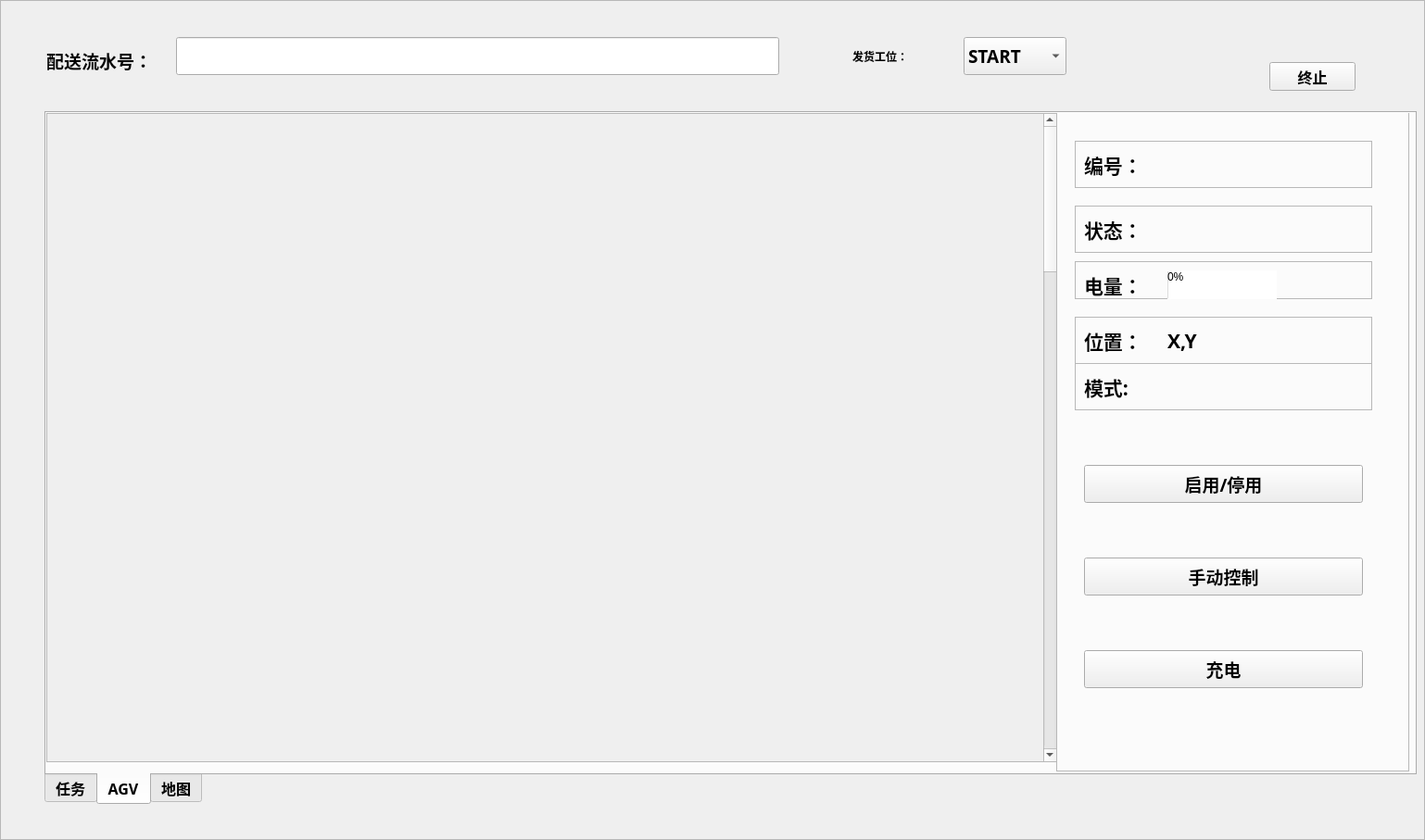
<?xml version="1.0" encoding="UTF-8"?>
<ui version="4.0">
 <class>MaterialFlowFrame</class>
 <widget class="QFrame" name="MaterialFlowFrame">
  <property name="geometry">
   <rect>
    <x>0</x>
    <y>0</y>
    <width>1538</width>
    <height>907</height>
   </rect>
  </property>
  <property name="windowTitle">
   <string>Frame</string>
  </property>
  <property name="styleSheet">
   <string notr="true">QToolTip
{
    border: 1px solid #76797C;
    background-color: rgb(90, 102, 117);;
    color: white;
    padding: 5px;
    opacity: 200;
}

QWidget
{
    color: #eff0f1;
    background-color: #31363b;
    selection-background-color:#3daee9;
    selection-color: #eff0f1;
    background-clip: border;
    border-image: none;
    outline: 0;
}

QWidget:item:hover
{
    background-color: #3daee9;
    color: #eff0f1;
}

QWidget:item:selected
{
    background-color: #3daee9;
}

QCheckBox
{
    spacing: 5px;
    outline: none;
    color: #eff0f1;
    margin-bottom: 2px;
}

QCheckBox:disabled
{
    color: #76797C;
}

QCheckBox::indicator,
QGroupBox::indicator
{
    width: 18px;
    height: 18px;
}
QGroupBox::indicator
{
    margin-left: 2px;
}

QCheckBox::indicator:unchecked
{
    image: url(:/qss_icons/rc/checkbox_unchecked.png);
}

QCheckBox::indicator:unchecked:hover,
QCheckBox::indicator:unchecked:focus,
QCheckBox::indicator:unchecked:pressed,
QGroupBox::indicator:unchecked:hover,
QGroupBox::indicator:unchecked:focus,
QGroupBox::indicator:unchecked:pressed
{
  border: none;
    image: url(:/qss_icons/rc/checkbox_unchecked_focus.png);
}

QCheckBox::indicator:checked
{
    image: url(:/qss_icons/rc/checkbox_checked.png);
}

QCheckBox::indicator:checked:hover,
QCheckBox::indicator:checked:focus,
QCheckBox::indicator:checked:pressed,
QGroupBox::indicator:checked:hover,
QGroupBox::indicator:checked:focus,
QGroupBox::indicator:checked:pressed
{
  border: none;
    image: url(:/qss_icons/rc/checkbox_checked_focus.png);
}


QCheckBox::indicator:indeterminate
{
    image: url(:/qss_icons/rc/checkbox_indeterminate.png);
}

QCheckBox::indicator:indeterminate:focus,
QCheckBox::indicator:indeterminate:hover,
QCheckBox::indicator:indeterminate:pressed
{
    image: url(:/qss_icons/rc/checkbox_indeterminate_focus.png);
}

QCheckBox::indicator:checked:disabled,
QGroupBox::indicator:checked:disabled
{
    image: url(:/qss_icons/rc/checkbox_checked_disabled.png);
}

QCheckBox::indicator:unchecked:disabled,
QGroupBox::indicator:unchecked:disabled
{
    image: url(:/qss_icons/rc/checkbox_unchecked_disabled.png);
}


QMenuBar
{
    background-color: #31363b;
    color: #eff0f1;
}

QMenuBar::item
{
    background: transparent;
}

QMenuBar::item:selected
{
    background: transparent;
    border: 1px solid #76797C;
}

QMenuBar::item:pressed
{
    border: 1px solid #76797C;
    background-color: #3daee9;
    color: #eff0f1;
    margin-bottom:-1px;
    padding-bottom:1px;
}

QMenu
{
    border: 1px solid #76797C;
   
    margin: 2px;
}

QMenu::icon
{
    margin: 5px;
}

QMenu::item
{
    padding: 5px 30px 5px 30px;
    margin-left: 5px;
    border: 1px solid transparent; /* reserve space for selection border */
}

QMenu::item:selected
{
    color: #eff0f1;
}

QMenu::separator {
    height: 2px;
    background: lightblue;
    margin-left: 10px;
    margin-right: 5px;
}

QMenu::indicator {
    width: 18px;
    height: 18px;
}

/* non-exclusive indicator = check box style indicator
   (see QActionGroup::setExclusive) */
QMenu::indicator:non-exclusive:unchecked {
    image: url(:/qss_icons/rc/checkbox_unchecked.png);
}

QMenu::indicator:non-exclusive:unchecked:selected {
    image: url(:/qss_icons/rc/checkbox_unchecked_disabled.png);
}

QMenu::indicator:non-exclusive:checked {
    image: url(:/qss_icons/rc/checkbox_checked.png);
}

QMenu::indicator:non-exclusive:checked:selected {
    image: url(:/qss_icons/rc/checkbox_checked_disabled.png);
}

/* exclusive indicator = radio button style indicator (see QActionGroup::setExclusive) */
QMenu::indicator:exclusive:unchecked {
    image: url(:/qss_icons/rc/radio_unchecked.png);
}

QMenu::indicator:exclusive:unchecked:selected {
    image: url(:/qss_icons/rc/radio_unchecked_disabled.png);
}

QMenu::indicator:exclusive:checked {
    image: url(:/qss_icons/rc/radio_checked.png);
}

QMenu::indicator:exclusive:checked:selected {
    image: url(:/qss_icons/rc/radio_checked_disabled.png);
}

QMenu::right-arrow {
    margin: 5px;
    image: url(:/qss_icons/rc/right_arrow.png)
}


QWidget:disabled
{
    color: #454545;
    background-color: #31363b;
}

QAbstractItemView
{
    alternate-background-color: #31363b;
    color: #eff0f1;
    border: 1px solid 3A3939;
    border-radius: 2px;
}

QWidget:focus, QMenuBar:focus
{
    border: 1px solid #3daee9;
}

QTabWidget:focus, QCheckBox:focus, QRadioButton:focus, QSlider:focus
{
    border:1px solid #76797C;
}

QLineEdit
{
    background-color: #232629;
    padding: 5px;
    border-style: solid;
    border: 1px solid #76797C;
    border-radius: 2px;
    color: #eff0f1;
}

QGroupBox {
    border:1px solid #76797C;
    border-radius: 2px;
    margin-top: 20px;
}

QGroupBox::title {
    subcontrol-origin: margin;
    subcontrol-position: top center;
    padding-left: 10px;
    padding-right: 10px;
    padding-top: 10px;
}

QAbstractScrollArea
{
    border-radius: 2px;
    border: 1px solid #76797C;
    background-color: transparent;
}

QScrollBar:horizontal
{
    height: 15px;
    margin: 3px 15px 3px 15px;
    border: 1px transparent #2A2929;
    border-radius: 4px;
    background-color: #2A2929;
}

QScrollBar::handle:horizontal
{
    background-color: #605F5F;
    min-width: 5px;
    border-radius: 4px;
}

QScrollBar::add-line:horizontal
{
    margin: 0px 3px 0px 3px;
  
    width: 10px;
    height: 10px;
    subcontrol-position: right;
    subcontrol-origin: margin;
}

QScrollBar::sub-line:horizontal
{
    margin: 0px 3px 0px 3px;
    
    width: 10px;
    subcontrol-position: left;
    subcontrol-origin: margin;
}

QScrollBar::add-line:horizontal:hover,QScrollBar::add-line:horizontal:on
{
    
    height: 10px;
    width: 10px;
    subcontrol-position: right;
    subcontrol-origin: margin;
}


QScrollBar::sub-line:horizontal:hover, QScrollBar::sub-line:horizontal:on
{
   
    height: 10px;
    width: 10px;
    subcontrol-position: left;
    subcontrol-origin: margin;
}

QScrollBar::up-arrow:horizontal, QScrollBar::down-arrow:horizontal
{
    background: none;
}


QScrollBar::add-page:horizontal, QScrollBar::sub-page:horizontal
{
    background: none;
}

QScrollBar:vertical
{
    background-color: #2A2929;
    width: 15px;
    margin: 15px 3px 15px 3px;
    border: 1px transparent #2A2929;
    border-radius: 4px;
}

QScrollBar::handle:vertical
{
    background-color: #605F5F;
    min-height: 5px;
    border-radius: 4px;
}

QScrollBar::sub-line:vertical
{
    margin: 3px 0px 3px 0px;
    
    height: 10px;
    width: 10px;
    subcontrol-position: top;
    subcontrol-origin: margin;
}

QScrollBar::add-line:vertical
{
    margin: 3px 0px 3px 0px;
    
    height: 10px;
    width: 10px;
    subcontrol-position: bottom;
    subcontrol-origin: margin;
}

QScrollBar::sub-line:vertical:hover,QScrollBar::sub-line:vertical:on
{

    
    height: 10px;
    width: 10px;
    subcontrol-position: top;
    subcontrol-origin: margin;
}


QScrollBar::add-line:vertical:hover, QScrollBar::add-line:vertical:on
{
    
    height: 10px;
    width: 10px;
    subcontrol-position: bottom;
    subcontrol-origin: margin;
}

QScrollBar::up-arrow:vertical, QScrollBar::down-arrow:vertical
{
    background: none;
}


QScrollBar::add-page:vertical, QScrollBar::sub-page:vertical
{
    background: none;
}

QTextEdit
{
    background-color: #232629;
    color: #eff0f1;
    border: 1px solid #76797C;
}

QPlainTextEdit
{
    background-color: #232629;;
    color: #eff0f1;
    border-radius: 2px;
    border: 1px solid #76797C;
}

QHeaderView::section
{
    background-color: #76797C;
    color: #eff0f1;
    padding: 5px;
    border: 1px solid #76797C;
}

QSizeGrip {
    image: url(:/qss_icons/rc/sizegrip.png);
    width: 12px;
    height: 12px;
}


QMainWindow::separator
{
    background-color: #31363b;
    color: white;
    padding-left: 4px;
    spacing: 2px;
    border: 1px dashed #76797C;
}

QMainWindow::separator:hover
{

    background-color: #787876;
    color: white;
    padding-left: 4px;
    border: 1px solid #76797C;
    spacing: 2px;
}


QMenu::separator
{
    height: 1px;
    background-color: #76797C;
    color: white;
    padding-left: 4px;
    margin-left: 10px;
    margin-right: 5px;
}


QFrame
{
    border-radius: 2px;
    border: 1px solid #76797C;
}

QFrame[frameShape=&quot;0&quot;]
{
    border-radius: 2px;
    border: 1px transparent #76797C;
}

QStackedWidget
{
    border: 1px transparent black;
}

QToolBar {
    border: 1px transparent #393838;
    background: 1px solid #31363b;
    font-weight: bold;
}

QToolBar::handle:horizontal {
    image: url(:/qss_icons/rc/Hmovetoolbar.png);
}
QToolBar::handle:vertical {
    image: url(:/qss_icons/rc/Vmovetoolbar.png);
}
QToolBar::separator:horizontal {
    image: url(:/qss_icons/rc/Hsepartoolbar.png);
}
QToolBar::separator:vertical {
    image: url(:/qss_icons/rc/Vsepartoolbars.png);
}

QPushButton
{
    color: #eff0f1;
    background-color: #31363b;
    border-width: 1px;
    border-color: #76797C;
    border-style: solid;
    padding: 5px;
    border-radius: 2px;
    outline: none;
}

QPushButton:disabled
{
    background-color: #31363b;
    border-width: 1px;
    border-color: #454545;
    border-style: solid;
    padding-top: 5px;
    padding-bottom: 5px;
    padding-left: 10px;
    padding-right: 10px;
    border-radius: 2px;
    color: #454545;
}

QPushButton:focus {
    background-color: #3daee9;
    color: white;
}

QPushButton:pressed
{
    background-color: #3daee9;
    padding-top: -15px;
    padding-bottom: -17px;
}

QComboBox
{
    selection-background-color: #3daee9;
    border-style: solid;
    border: 1px solid #76797C;
    border-radius: 2px;
    padding: 5px;
    min-width: 75px;
}

QPushButton:checked{
    background-color: #76797C;
    border-color: #6A6969;
}

QComboBox:hover,QPushButton:hover,QAbstractSpinBox:hover,QLineEdit:hover,QTextEdit:hover,QPlainTextEdit:hover,QAbstractView:hover,QTreeView:hover
{
    border: 1px solid #3daee9;
    color: #eff0f1;
}

QComboBox:on
{
    padding-top: 3px;
    padding-left: 4px;
    selection-background-color: #4a4a4a;
}

QComboBox QAbstractItemView
{
    background-color: #232629;
    border-radius: 2px;
    border: 1px solid #76797C;
    selection-background-color: #3daee9;
}

QComboBox::drop-down
{
    subcontrol-origin: padding;
    subcontrol-position: top right;
    width: 15px;

    border-left-width: 0px;
    border-left-color: darkgray;
    border-left-style: solid;
    border-top-right-radius: 3px;
    border-bottom-right-radius: 3px;
}

QComboBox::down-arrow
{
    image: url(:/qss_icons/rc/down_arrow_disabled.png);
}

QComboBox::down-arrow:on, QComboBox::down-arrow:hover,
QComboBox::down-arrow:focus
{
    image: url(:/qss_icons/rc/down_arrow.png);
}

QAbstractSpinBox {
    padding: 5px;
    border: 1px solid #76797C;
    background-color: #232629;
    color: #eff0f1;
    border-radius: 2px;
    min-width: 75px;
}

QAbstractSpinBox:up-button
{
    background-color: transparent;
    subcontrol-origin: border;
    subcontrol-position: center right;
}

QAbstractSpinBox:down-button
{
    background-color: transparent;
    subcontrol-origin: border;
    subcontrol-position: center left;
}

QAbstractSpinBox::up-arrow,QAbstractSpinBox::up-arrow:disabled,QAbstractSpinBox::up-arrow:off {
    image: url(:/qss_icons/rc/up_arrow_disabled.png);
    width: 10px;
    height: 10px;
}
QAbstractSpinBox::up-arrow:hover
{
    image: url(:/qss_icons/rc/up_arrow.png);
}


QAbstractSpinBox::down-arrow,QAbstractSpinBox::down-arrow:disabled,QAbstractSpinBox::down-arrow:off
{
    image: url(:/qss_icons/rc/down_arrow_disabled.png);
    width: 10px;
    height: 10px;
}
QAbstractSpinBox::down-arrow:hover
{
    image: url(:/qss_icons/rc/down_arrow.png);
}




QTabWidget{
   
}

QTabWidget::pane {
    border: 1px solid #76797C;
    padding: 5px;
    margin: 1px;
}

QTabBar
{
    qproperty-drawBase: 0;
    left: 5px; /* move to the right by 5px */
    border-radius: 3px;
}

QTabBar:focus
{
    border: 0px transparent black;
}

QTabBar::close-button  {
    image: url(:/qss_icons/rc/close.png);
    background: transparent;
}

QTabBar::close-button:hover
{
    image: url(:/qss_icons/rc/close-hover.png);
    background: transparent;
}

QTabBar::close-button:pressed {
    image: url(:/qss_icons/rc/close-pressed.png);
    background: transparent;
}

/* TOP TABS */
QTabBar::tab:top {
    color: #eff0f1;
    border: 1px solid #76797C;
    border-bottom: 1px transparent black;
    background-color: #31363b;
    padding: 5px;
    min-width: 50px;
    border-top-left-radius: 2px;
    border-top-right-radius: 2px;
}

QTabBar::tab:top:!selected
{
    color: #eff0f1;
    background-color: #54575B;
    border: 1px solid #76797C;
    border-bottom: 1px transparent black;
}

QTabBar::tab:top:!selected:hover {
    background-color: #3daee9;
}

/* BOTTOM TABS */
QTabBar::tab:bottom {
    color: #eff0f1;
    border: 1px solid #76797C;
    border-top: 1px transparent black;
    background-color: #31363b;
    padding: 5px;
    border-bottom-left-radius: 2px;
    border-bottom-right-radius: 2px;
    min-width: 50px;
}

QTabBar::tab:bottom:!selected
{
    color: #eff0f1;
    background-color: #54575B;
    border: 1px solid #76797C;
    border-top: 1px transparent black;
    border-bottom-left-radius: 2px;
    border-bottom-right-radius: 2px;
}

QTabBar::tab:bottom:!selected:hover {
    background-color: #3daee9;
}

/* LEFT TABS */
QTabBar::tab:left {
    color: #eff0f1;
    border: 1px solid #76797C;
    border-left: 1px transparent black;
    background-color: #31363b;
    padding: 5px;
    border-top-right-radius: 2px;
    border-bottom-right-radius: 2px;
    min-height: 50px;
}

QTabBar::tab:left:!selected
{
    color: #eff0f1;
    background-color: #54575B;
    border: 1px solid #76797C;
    border-left: 1px transparent black;
    border-top-right-radius: 2px;
    border-bottom-right-radius: 2px;
}

QTabBar::tab:left:!selected:hover {
    background-color: #3daee9;
}


/* RIGHT TABS */
QTabBar::tab:right {
    color: #eff0f1;
    border: 1px solid #76797C;
    border-right: 1px transparent black;
    background-color: #31363b;
    padding: 5px;
    border-top-left-radius: 2px;
    border-bottom-left-radius: 2px;
    min-height: 50px;
}

QTabBar::tab:right:!selected
{
    color: #eff0f1;
    background-color: #54575B;
    border: 1px transparent #76797C;
    border-right: 1px transparent black;
    border-top-left-radius: 0px;
    border-bottom-left-radius: 0px;
}

QTabBar::tab:right:!selected:hover {
    background-color: #3daee9;
}

QTabBar QToolButton::right-arrow:enabled {
     image: url(:/qss_icons/rc/right_arrow.png);
 }

 QTabBar QToolButton::left-arrow:enabled {
     image: url(:/qss_icons/rc/left_arrow.png);
 }

QTabBar QToolButton::right-arrow:disabled {
     image: url(:/qss_icons/rc/right_arrow_disabled.png);
 }

 QTabBar QToolButton::left-arrow:disabled {
     image: url(:/qss_icons/rc/left_arrow_disabled.png);
 }


QDockWidget {
    background: #31363b;
    border: 1px solid #403F3F;
    titlebar-close-icon: url(:/qss_icons/rc/close.png);
    titlebar-normal-icon: url(:/qss_icons/rc/undock.png);
}

QDockWidget::close-button, QDockWidget::float-button {
    border: 1px solid transparent;
    border-radius: 2px;
    background: transparent;
}

QDockWidget::close-button:hover, QDockWidget::float-button:hover {
    background: rgba(255, 255, 255, 10);
}

QDockWidget::close-button:pressed, QDockWidget::float-button:pressed {
    padding: 1px -1px -1px 1px;
    background: rgba(255, 255, 255, 10);
}

QTreeView, QListView
{
    border: 1px solid #76797C;
    background-color: #232629;
}

QTreeView:branch:selected, QTreeView:branch:hover
{
    background: url(:/qss_icons/rc/transparent.png);
}

QTreeView::branch:has-siblings:!adjoins-item {
    border-image: url(:/qss_icons/rc/transparent.png);
}

QTreeView::branch:has-siblings:adjoins-item {
    border-image: url(:/qss_icons/rc/transparent.png);
}

QTreeView::branch:!has-children:!has-siblings:adjoins-item {
    border-image: url(:/qss_icons/rc/transparent.png);
}

QTreeView::branch:has-children:!has-siblings:closed,
QTreeView::branch:closed:has-children:has-siblings {
    image: url(:/qss_icons/rc/branch_closed.png);
}

QTreeView::branch:open:has-children:!has-siblings,
QTreeView::branch:open:has-children:has-siblings  {
    image: url(:/qss_icons/rc/branch_open.png);
}

QTreeView::branch:has-children:!has-siblings:closed:hover,
QTreeView::branch:closed:has-children:has-siblings:hover {
    image: url(:/qss_icons/rc/branch_closed-on.png);
    }

QTreeView::branch:open:has-children:!has-siblings:hover,
QTreeView::branch:open:has-children:has-siblings:hover  {
    image: url(:/qss_icons/rc/branch_open-on.png);
    }

QListView::item:!selected:hover, QListView::item:!selected:hover, QTreeView::item:!selected:hover  {
    background: rgba(0, 0, 0, 0);
    outline: 0;
    color: #eff0f1
}

QListView::item:selected:hover, QListView::item:selected:hover, QTreeView::item:selected:hover  {
    background: #3daee9;
    color: #eff0f1;
}

QSlider::groove:horizontal {
    border: 1px solid #565a5e;
    height: 4px;
    background: #565a5e;
    margin: 0px;
    border-radius: 2px;
}

QSlider::handle:horizontal {
    background: #232629;
    border: 1px solid #565a5e;
    width: 16px;
    height: 16px;
    margin: -8px 0;
    border-radius: 9px;
}

QSlider::groove:vertical {
    border: 1px solid #565a5e;
    width: 4px;
    background: #565a5e;
    margin: 0px;
    border-radius: 3px;
}

QSlider::handle:vertical {
    background: #232629;
    border: 1px solid #565a5e;
    width: 16px;
    height: 16px;
    margin: 0 -8px;
    border-radius: 9px;
}

QToolButton {
    background-color: transparent;
    border: 1px transparent #76797C;
    border-radius: 2px;
    margin: 3px;
    padding: 5px;
}

QToolButton[popupMode=&quot;1&quot;] { /* only for MenuButtonPopup */
 padding-right: 20px; /* make way for the popup button */
 border: 1px #76797C;
 border-radius: 5px;
}

QToolButton[popupMode=&quot;2&quot;] { /* only for InstantPopup */
 padding-right: 10px; /* make way for the popup button */
 border: 1px #76797C;
}


QToolButton:hover, QToolButton::menu-button:hover {
    background-color: transparent;
    border: 1px solid #3daee9;
    padding: 5px;
}

QToolButton:checked, QToolButton:pressed,
        QToolButton::menu-button:pressed {
    background-color: #3daee9;
    border: 1px solid #3daee9;
    padding: 5px;
}

/* the subcontrol below is used only in the InstantPopup or DelayedPopup mode */
QToolButton::menu-indicator {
    image: url(:/qss_icons/rc/down_arrow.png);
    top: -7px; left: -2px; /* shift it a bit */
}

/* the subcontrols below are used only in the MenuButtonPopup mode */
QToolButton::menu-button {
    border: 1px transparent #76797C;
    border-top-right-radius: 6px;
    border-bottom-right-radius: 6px;
    /* 16px width + 4px for border = 20px allocated above */
    width: 16px;
    outline: none;
}

QToolButton::menu-arrow {
    image: url(:/qss_icons/rc/down_arrow.png);
}

QToolButton::menu-arrow:open {
    border: 1px solid #76797C;
}

QPushButton::menu-indicator  {
    subcontrol-origin: padding;
    subcontrol-position: bottom right;
    left: 8px;
}

QTableView
{
    border: 1px solid #76797C;
    gridline-color: #31363b;
    background-color: #232629;
}


QTableView, QHeaderView
{
    border-radius: 0px;
}

QTableView::item:pressed, QListView::item:pressed, QTreeView::item:pressed  {
    background: #3daee9;
    color: #eff0f1;
}

QTableView::item:selected:active, QTreeView::item:selected:active, QListView::item:selected:active  {
    background: #3daee9;
    color: #eff0f1;
}


QHeaderView
{
    background-color: #31363b;
    border: 1px transparent;
    border-radius: 0px;
    margin: 0px;
    padding: 0px;

}

QHeaderView::section  {
    background-color: #31363b;
    color: #eff0f1;
    padding: 5px;
    border: 1px solid #76797C;
    border-radius: 0px;
    text-align: center;
}

QHeaderView::section::vertical::first, QHeaderView::section::vertical::only-one
{
    border-top: 1px solid #76797C;
}

QHeaderView::section::vertical
{
    border-top: transparent;
}

QHeaderView::section::horizontal::first, QHeaderView::section::horizontal::only-one
{
    border-left: 1px solid #76797C;
}

QHeaderView::section::horizontal
{
    border-left: transparent;
}


QHeaderView::section:checked
 {
    color: white;
    background-color: #334e5e;
 }

 /* style the sort indicator */
QHeaderView::down-arrow {
    image: url(:/qss_icons/rc/down_arrow.png);
}

QHeaderView::up-arrow {
    image: url(:/qss_icons/rc/up_arrow.png);
}


QTableCornerButton::section {
    background-color: #31363b;
    border: 1px transparent #76797C;
    border-radius: 0px;
}

QToolBox  {
    padding: 5px;
    border: 1px transparent black;
}

QToolBox::tab {
    color: #eff0f1;
    background-color: #31363b;
    border: 1px solid #76797C;
    border-bottom: 1px transparent #31363b;
    border-top-left-radius: 5px;
    border-top-right-radius: 5px;
}

QToolBox::tab:selected { /* italicize selected tabs */
    font: italic;
    background-color: #31363b;
    border-color: #3daee9;
 }

QStatusBar::item {
    border: 1px solid #76797C;
    border-radius: 2px;
 }


QFrame[height=&quot;3&quot;], QFrame[width=&quot;3&quot;] {
    background-color: #76797C;
}


QSplitter::handle {
    border: 1px dashed #76797C;
}

QSplitter::handle:hover {
    background-color: #787876;
    border: 1px solid #76797C;
}

QSplitter::handle:horizontal {
    width: 1px;
}

QSplitter::handle:vertical {
    height: 1px;
}

QProgressBar {
    border: 1px solid #76797C;
    border-radius: 5px;
    text-align: center;
}

QProgressBar::chunk {
    background-color: #05B8CC;
}</string>
  </property>
  <property name="frameShape">
   <enum>QFrame::StyledPanel</enum>
  </property>
  <property name="frameShadow">
   <enum>QFrame::Raised</enum>
  </property>
  <widget class="QTabWidget" name="threeWidget">
   <property name="geometry">
    <rect>
     <x>48</x>
     <y>120</y>
     <width>1481</width>
     <height>749</height>
    </rect>
   </property>
   <property name="font">
    <font>
     <family>Aharoni</family>
     <pointsize>12</pointsize>
     <weight>75</weight>
     <bold>true</bold>
    </font>
   </property>
   <property name="tabPosition">
    <enum>QTabWidget::South</enum>
   </property>
   <property name="currentIndex">
    <number>1</number>
   </property>
   <widget class="QWidget" name="taskWidget">
    <attribute name="title">
     <string>任务</string>
    </attribute>
    <widget class="QTableView" name="taskTable">
     <property name="geometry">
      <rect>
       <x>0</x>
       <y>0</y>
       <width>1471</width>
       <height>701</height>
      </rect>
     </property>
     <property name="layoutDirection">
      <enum>Qt::LeftToRight</enum>
     </property>
     <property name="styleSheet">
      <string notr="true">QTableView:item{
	text-align:center;
}</string>
     </property>
     <property name="verticalScrollBarPolicy">
      <enum>Qt::ScrollBarAlwaysOn</enum>
     </property>
     <property name="horizontalScrollBarPolicy">
      <enum>Qt::ScrollBarAlwaysOn</enum>
     </property>
     <property name="textElideMode">
      <enum>Qt::ElideMiddle</enum>
     </property>
     <attribute name="verticalHeaderVisible">
      <bool>false</bool>
     </attribute>
     <attribute name="verticalHeaderCascadingSectionResizes">
      <bool>true</bool>
     </attribute>
     <attribute name="verticalHeaderDefaultSectionSize">
      <number>45</number>
     </attribute>
     <attribute name="verticalHeaderMinimumSectionSize">
      <number>45</number>
     </attribute>
    </widget>
   </widget>
   <widget class="QWidget" name="agvWidget">
    <attribute name="title">
     <string>AGV</string>
    </attribute>
    <widget class="QFrame" name="frame">
     <property name="geometry">
      <rect>
       <x>1090</x>
       <y>-10</y>
       <width>381</width>
       <height>721</height>
      </rect>
     </property>
     <property name="frameShape">
      <enum>QFrame::StyledPanel</enum>
     </property>
     <property name="frameShadow">
      <enum>QFrame::Raised</enum>
     </property>
     <widget class="QFrame" name="frame_7">
      <property name="geometry">
       <rect>
        <x>20</x>
        <y>40</y>
        <width>321</width>
        <height>51</height>
       </rect>
      </property>
      <property name="styleSheet">
       <string notr="true">border-width:0px;</string>
      </property>
      <property name="frameShape">
       <enum>QFrame::StyledPanel</enum>
      </property>
      <property name="frameShadow">
       <enum>QFrame::Raised</enum>
      </property>
      <widget class="QLabel" name="label_2">
       <property name="geometry">
        <rect>
         <x>10</x>
         <y>10</y>
         <width>72</width>
         <height>31</height>
        </rect>
       </property>
       <property name="font">
        <font>
         <family>Aharoni</family>
         <pointsize>16</pointsize>
         <weight>75</weight>
         <bold>true</bold>
        </font>
       </property>
       <property name="text">
        <string>编号：</string>
       </property>
      </widget>
      <widget class="QLabel" name="agvCodeText">
       <property name="geometry">
        <rect>
         <x>100</x>
         <y>10</y>
         <width>211</width>
         <height>31</height>
        </rect>
       </property>
       <property name="font">
        <font>
         <family>Aharoni</family>
         <pointsize>16</pointsize>
         <weight>75</weight>
         <bold>true</bold>
        </font>
       </property>
       <property name="text">
        <string/>
       </property>
      </widget>
     </widget>
     <widget class="QFrame" name="frame_8">
      <property name="geometry">
       <rect>
        <x>20</x>
        <y>110</y>
        <width>321</width>
        <height>51</height>
       </rect>
      </property>
      <property name="styleSheet">
       <string notr="true">border-width:0px;</string>
      </property>
      <property name="frameShape">
       <enum>QFrame::StyledPanel</enum>
      </property>
      <property name="frameShadow">
       <enum>QFrame::Raised</enum>
      </property>
      <widget class="QLabel" name="label_4">
       <property name="geometry">
        <rect>
         <x>10</x>
         <y>10</y>
         <width>72</width>
         <height>31</height>
        </rect>
       </property>
       <property name="font">
        <font>
         <family>Aharoni</family>
         <pointsize>16</pointsize>
         <weight>75</weight>
         <bold>true</bold>
        </font>
       </property>
       <property name="text">
        <string>状态：</string>
       </property>
      </widget>
      <widget class="QLabel" name="agvStateText">
       <property name="geometry">
        <rect>
         <x>100</x>
         <y>10</y>
         <width>211</width>
         <height>31</height>
        </rect>
       </property>
       <property name="font">
        <font>
         <family>Aharoni</family>
         <pointsize>16</pointsize>
         <weight>75</weight>
         <bold>true</bold>
        </font>
       </property>
       <property name="text">
        <string/>
       </property>
      </widget>
     </widget>
     <widget class="QFrame" name="frame_9">
      <property name="geometry">
       <rect>
        <x>20</x>
        <y>170</y>
        <width>321</width>
        <height>41</height>
       </rect>
      </property>
      <property name="styleSheet">
       <string notr="true">border-width:0px;</string>
      </property>
      <property name="frameShape">
       <enum>QFrame::StyledPanel</enum>
      </property>
      <property name="frameShadow">
       <enum>QFrame::Raised</enum>
      </property>
      <widget class="QLabel" name="label_6">
       <property name="geometry">
        <rect>
         <x>10</x>
         <y>10</y>
         <width>72</width>
         <height>31</height>
        </rect>
       </property>
       <property name="font">
        <font>
         <family>Aharoni</family>
         <pointsize>16</pointsize>
         <weight>75</weight>
         <bold>true</bold>
        </font>
       </property>
       <property name="text">
        <string>电量：</string>
       </property>
      </widget>
      <widget class="QProgressBar" name="agvBatteryText">
       <property name="geometry">
        <rect>
         <x>100</x>
         <y>10</y>
         <width>118</width>
         <height>31</height>
        </rect>
       </property>
       <property name="value">
        <number>0</number>
       </property>
      </widget>
     </widget>
     <widget class="QFrame" name="frame_10">
      <property name="geometry">
       <rect>
        <x>20</x>
        <y>230</y>
        <width>321</width>
        <height>51</height>
       </rect>
      </property>
      <property name="styleSheet">
       <string notr="true">border-width:0px;</string>
      </property>
      <property name="frameShape">
       <enum>QFrame::StyledPanel</enum>
      </property>
      <property name="frameShadow">
       <enum>QFrame::Raised</enum>
      </property>
      <widget class="QLabel" name="label_7">
       <property name="geometry">
        <rect>
         <x>10</x>
         <y>10</y>
         <width>72</width>
         <height>31</height>
        </rect>
       </property>
       <property name="font">
        <font>
         <family>Aharoni</family>
         <pointsize>16</pointsize>
         <weight>75</weight>
         <bold>true</bold>
        </font>
       </property>
       <property name="text">
        <string>位置：</string>
       </property>
      </widget>
      <widget class="QLabel" name="agvLocationText">
       <property name="geometry">
        <rect>
         <x>100</x>
         <y>10</y>
         <width>211</width>
         <height>31</height>
        </rect>
       </property>
       <property name="font">
        <font>
         <family>Aharoni</family>
         <pointsize>16</pointsize>
         <weight>75</weight>
         <bold>true</bold>
        </font>
       </property>
       <property name="text">
        <string>X,Y</string>
       </property>
      </widget>
     </widget>
     <widget class="QFrame" name="frame_11">
      <property name="geometry">
       <rect>
        <x>20</x>
        <y>280</y>
        <width>321</width>
        <height>51</height>
       </rect>
      </property>
      <property name="styleSheet">
       <string notr="true">border-width:0px;</string>
      </property>
      <property name="frameShape">
       <enum>QFrame::StyledPanel</enum>
      </property>
      <property name="frameShadow">
       <enum>QFrame::Raised</enum>
      </property>
      <widget class="QLabel" name="label_9">
       <property name="geometry">
        <rect>
         <x>10</x>
         <y>10</y>
         <width>72</width>
         <height>31</height>
        </rect>
       </property>
       <property name="font">
        <font>
         <family>Aharoni</family>
         <pointsize>16</pointsize>
         <weight>75</weight>
         <bold>true</bold>
        </font>
       </property>
       <property name="text">
        <string>模式:</string>
       </property>
      </widget>
     </widget>
     <widget class="QPushButton" name="startOrStopButton">
      <property name="geometry">
       <rect>
        <x>30</x>
        <y>390</y>
        <width>301</width>
        <height>41</height>
       </rect>
      </property>
      <property name="font">
       <font>
        <family>Aharoni</family>
        <pointsize>14</pointsize>
        <weight>75</weight>
        <bold>true</bold>
       </font>
      </property>
      <property name="text">
       <string>启用/停用</string>
      </property>
     </widget>
     <widget class="QPushButton" name="pushButton_2">
      <property name="geometry">
       <rect>
        <x>30</x>
        <y>490</y>
        <width>301</width>
        <height>41</height>
       </rect>
      </property>
      <property name="font">
       <font>
        <family>Aharoni</family>
        <pointsize>14</pointsize>
        <weight>75</weight>
        <bold>true</bold>
       </font>
      </property>
      <property name="text">
       <string>手动控制</string>
      </property>
     </widget>
     <widget class="QPushButton" name="pushButton_3">
      <property name="geometry">
       <rect>
        <x>30</x>
        <y>590</y>
        <width>301</width>
        <height>41</height>
       </rect>
      </property>
      <property name="font">
       <font>
        <family>Aharoni</family>
        <pointsize>14</pointsize>
        <weight>75</weight>
        <bold>true</bold>
       </font>
      </property>
      <property name="text">
       <string>充电</string>
      </property>
     </widget>
    </widget>
    <widget class="QScrollArea" name="scrollArea">
     <property name="geometry">
      <rect>
       <x>0</x>
       <y>0</y>
       <width>1091</width>
       <height>701</height>
      </rect>
     </property>
     <property name="mouseTracking">
      <bool>true</bool>
     </property>
     <property name="acceptDrops">
      <bool>true</bool>
     </property>
     <property name="verticalScrollBarPolicy">
      <enum>Qt::ScrollBarAlwaysOn</enum>
     </property>
     <property name="horizontalScrollBarPolicy">
      <enum>Qt::ScrollBarAlwaysOff</enum>
     </property>
     <property name="widgetResizable">
      <bool>true</bool>
     </property>
     <widget class="QWidget" name="scrollWidget">
      <property name="geometry">
       <rect>
        <x>0</x>
        <y>0</y>
        <width>1091</width>
        <height>3000</height>
       </rect>
      </property>
      <property name="minimumSize">
       <size>
        <width>1091</width>
        <height>3000</height>
       </size>
      </property>
      <widget class="QWidget" name="gridLayoutWidget">
       <property name="geometry">
        <rect>
         <x>0</x>
         <y>0</y>
         <width>1071</width>
         <height>1911</height>
        </rect>
       </property>
       <layout class="QGridLayout" name="gridLayout"/>
      </widget>
     </widget>
    </widget>
   </widget>
   <widget class="QWidget" name="mapWidget">
    <attribute name="title">
     <string>地图</string>
    </attribute>
    <widget class="QPushButton" name="pushButton_4">
     <property name="geometry">
      <rect>
       <x>390</x>
       <y>400</y>
       <width>93</width>
       <height>28</height>
      </rect>
     </property>
     <property name="text">
      <string>地图</string>
     </property>
    </widget>
   </widget>
  </widget>
  <widget class="QLabel" name="label">
   <property name="geometry">
    <rect>
     <x>50</x>
     <y>50</y>
     <width>141</width>
     <height>31</height>
    </rect>
   </property>
   <property name="font">
    <font>
     <family>Aharoni</family>
     <pointsize>14</pointsize>
     <weight>75</weight>
     <bold>true</bold>
    </font>
   </property>
   <property name="text">
    <string>配送流水号：</string>
   </property>
  </widget>
  <widget class="QLineEdit" name="flowNumber">
   <property name="geometry">
    <rect>
     <x>190</x>
     <y>40</y>
     <width>651</width>
     <height>41</height>
    </rect>
   </property>
   <property name="font">
    <font>
     <family>微软雅黑</family>
     <pointsize>14</pointsize>
     <weight>75</weight>
     <bold>true</bold>
    </font>
   </property>
  </widget>
  <widget class="QComboBox" name="startStation">
   <property name="geometry">
    <rect>
     <x>1040</x>
     <y>40</y>
     <width>111</width>
     <height>41</height>
    </rect>
   </property>
   <property name="font">
    <font>
     <family>宋体</family>
     <pointsize>14</pointsize>
     <weight>75</weight>
     <bold>true</bold>
    </font>
   </property>
   <item>
    <property name="text">
     <string>START</string>
    </property>
   </item>
   <item>
    <property name="text">
     <string>JIMU</string>
    </property>
   </item>
   <item>
    <property name="text">
     <string>JPU</string>
    </property>
   </item>
   <item>
    <property name="text">
     <string>SPU</string>
    </property>
   </item>
  </widget>
  <widget class="QLabel" name="label_3">
   <property name="geometry">
    <rect>
     <x>920</x>
     <y>40</y>
     <width>101</width>
     <height>41</height>
    </rect>
   </property>
   <property name="font">
    <font>
     <family>新宋体</family>
     <weight>75</weight>
     <bold>true</bold>
    </font>
   </property>
   <property name="text">
    <string>发货工位：</string>
   </property>
  </widget>
  <widget class="QPushButton" name="stopTask">
   <property name="geometry">
    <rect>
     <x>1370</x>
     <y>67</y>
     <width>93</width>
     <height>31</height>
    </rect>
   </property>
   <property name="font">
    <font>
     <family>Aharoni</family>
     <pointsize>12</pointsize>
     <weight>75</weight>
     <bold>true</bold>
    </font>
   </property>
   <property name="text">
    <string>终止</string>
   </property>
  </widget>
 </widget>
 <resources/>
 <connections/>
</ui>
